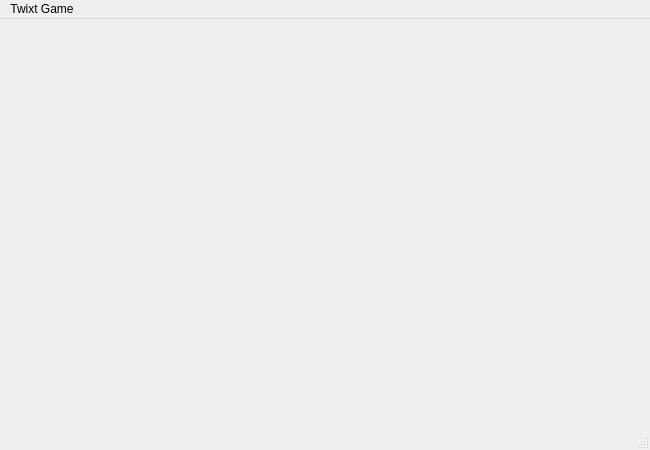
<?xml version="1.0" encoding="UTF-8"?>
<ui version="4.0">
 <class>MainWindow</class>
 <widget class="QMainWindow" name="MainWindow">
  <property name="geometry">
   <rect>
    <x>0</x>
    <y>0</y>
    <width>650</width>
    <height>450</height>
   </rect>
  </property>
  <property name="windowTitle">
   <string>MainWindow</string>
  </property>
  <widget class="QWidget" name="centralwidget">
   <widget class="QStackedWidget" name="stackedWidget">
    <property name="geometry">
     <rect>
      <x>10</x>
      <y>10</y>
      <width>650</width>
      <height>500</height>
     </rect>
    </property>
    <property name="minimumSize">
     <size>
      <width>400</width>
      <height>400</height>
     </size>
    </property>
    <widget class="QWidget" name="page"/>
    <widget class="QWidget" name="page_2"/>
   </widget>
  </widget>
  <widget class="QMenuBar" name="menubar">
   <property name="geometry">
    <rect>
     <x>0</x>
     <y>0</y>
     <width>650</width>
     <height>22</height>
    </rect>
   </property>
   <widget class="QMenu" name="menutesttt">
    <property name="title">
     <string>Twixt Game</string>
    </property>
   </widget>
   <addaction name="menutesttt"/>
  </widget>
  <widget class="QStatusBar" name="statusbar"/>
  <action name="actionasdf">
   <property name="text">
    <string>asdf</string>
   </property>
  </action>
 </widget>
 <resources/>
 <connections/>
 <slots>
  <signal>signal1()</signal>
  <slot>slot1()</slot>
 </slots>
</ui>
